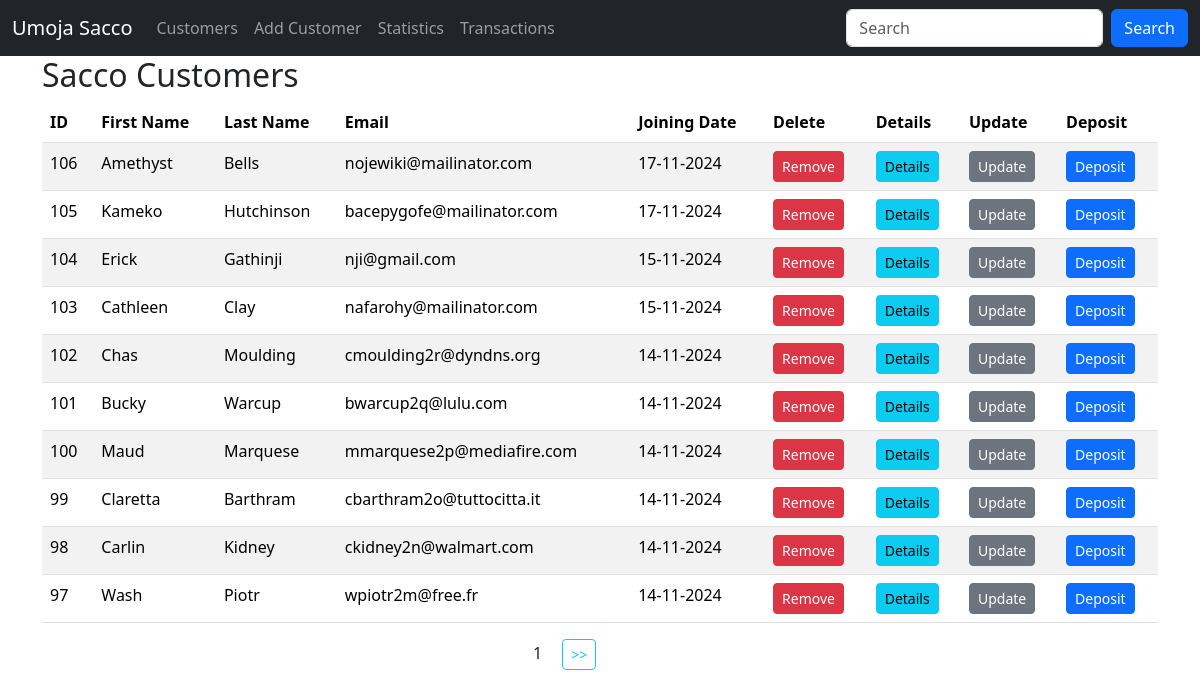
The page / on the database its author committed.
### sacco/models.py (models this page shows, shortened)
class Customer(models.Model):
    first_name = models.CharField(max_length=30) #charfield = varchar
    last_name = models.CharField(max_length=30)
    email = models.EmailField(unique=True) #varchar + ensures email is unique
    dob = models.DateField()
    gender = models.CharField(max_length=10)
    weight = models.IntegerField(default=0)
    profile_pic = models.ImageField(upload_to=generate_unique_name, null=True)
    created_at = models.DateTimeField(auto_now_add=True)
    updated_at = models.DateTimeField(auto_now=True)
    class Meta:
        db_table = 'customers'

### sacco/views.py (the view)
# urls.py: path('', views.customers, name='customers'),  # add /customers on host url in browser if you specified 'test'
def customers(request):
    data = Customer.objects.all().order_by('-id').values()  # select * from customers
    paginator = Paginator(data, 10)
    page_number = request.GET.get('page', 1)  # 1 is a default page loaded if the page input is missing
    try:
        paginated_data = paginator.page(page_number)
    except PageNotAnInteger | EmptyPage:
        paginated_data = paginator.page(1)  # 1 is a default page loaded if the page input is invalid
    return render(request, "customers.html", {
        "data": paginated_data})  # note that the data object carries key paginated information. also used in the customers.html loop

### templates/customers.html (shortened to what this page needs)
{% extends 'master.html' %}
{% block content %}
    <div class="container">
        <h2>Sacco Customers</h2>
        <table class="table table-striped">
            <thead>
            <tr>
                <th>ID</th>
                <th>First Name</th>
                <th>Last Name</th>
                <th>Email</th>
                <th>Joining Date</th>
                <th>Delete</th>
                <th>Details</th>
                <th>Update</th>
                <th>Deposit</th>
            </tr>
            </thead>
            {% for customer in data.object_list %}
                <tr>
                    <td>{{ customer.id }}</td>
                    <td>{{ customer.first_name }}</td>
                    <td>{{ customer.last_name }}</td>
                    <td>{{ customer.email }}</td>
                    <td>{{ customer.created_at | date:"d-m-Y" }}</td>
                    <td>
                        <a class="btn btn-danger btn-sm" href="{% url 'delete_customer' customer.id %}">Remove</a>
                    </td>
                    <td>
                        <a class="btn btn-info btn-sm" href="{% url 'customer_details' customer.id %}">Details</a>
                    </td>
                    <td>
                        <a class="btn btn-secondary btn-sm" href="{% url 'update_customer' customer.id %}">Update</a>
                    </td>
                    <td>
                        <a class="btn btn-primary btn-sm" href="{% url 'deposit' customer.id %}">Deposit</a>
                    </td>
                </tr>
            {% empty %}
                <p>No customers in the sacco</p>
            {% endfor %}
        </table>
        <div class="row justify-content-center">
            <div class="col-sm-2">
                <span class="mx-3">{{ data.number }}</span>
                {% if data.has_next %}
                    <a class="btn btn-outline-info btn-sm" href="?page={{ data.next_page_number }}"> >> </a>
                {% endif %}
            </div>
        </div>
    </div>
{% endblock %}

### rows shown on the page
Customer: id "106", first_name "Amethyst", last_name "Bells", email "nojewiki@mailinator.com", created_at "17-11-2024"
Customer: id "105", first_name "Kameko", last_name "Hutchinson", email "bacepygofe@mailinator.com", created_at "17-11-2024"
Customer: id "104", first_name "Erick", last_name "Gathinji", email "nji@gmail.com", created_at "15-11-2024"
Customer: id "103", first_name "Cathleen", last_name "Clay", email "nafarohy@mailinator.com", created_at "15-11-2024"
Customer: id "102", first_name "Chas", last_name "Moulding", email "cmoulding2r@dyndns.org", created_at "14-11-2024"
Customer: id "101", first_name "Bucky", last_name "Warcup", email "bwarcup2q@lulu.com", created_at "14-11-2024"
Customer: id "100", first_name "Maud", last_name "Marquese", email "mmarquese2p@mediafire.com", created_at "14-11-2024"
Customer: id "99", first_name "Claretta", last_name "Barthram", email "cbarthram2o@tuttocitta.it", created_at "14-11-2024"
Customer: id "98", first_name "Carlin", last_name "Kidney", email "ckidney2n@walmart.com", created_at "14-11-2024"
Customer: id "97", first_name "Wash", last_name "Piotr", email "wpiotr2m@free.fr", created_at "14-11-2024"

### other values the page prints
{{ data.number }} "1"
